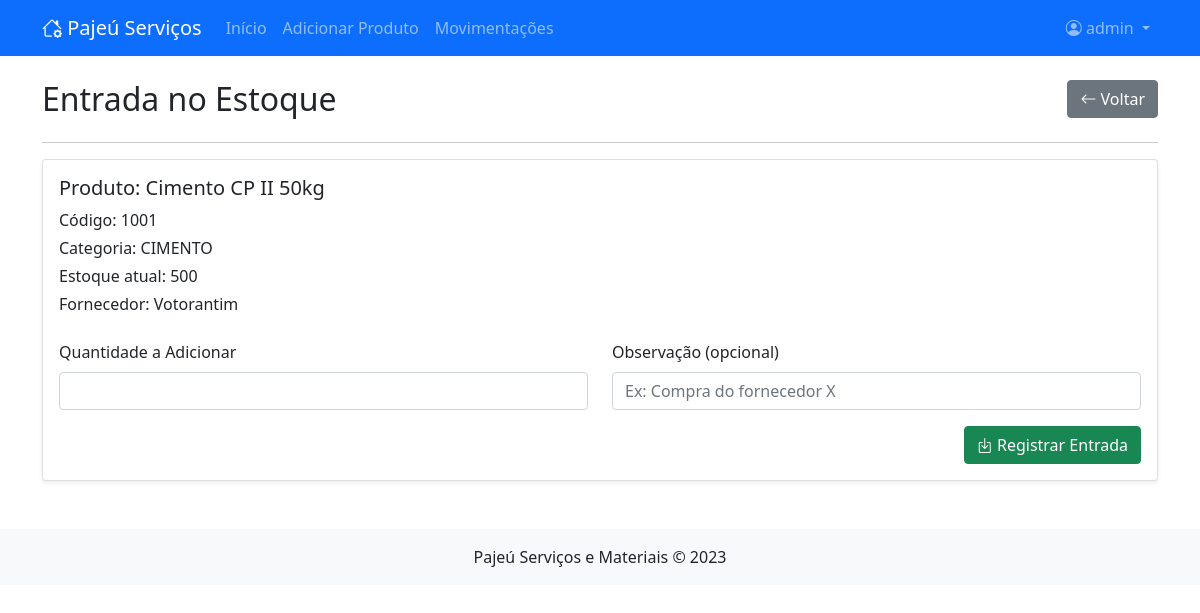
/entrada/1 (signed in), run on the app's committed database.
### tables this page shows
CREATE TABLE usuarios (
        id INTEGER PRIMARY KEY AUTOINCREMENT,
        username TEXT UNIQUE NOT NULL,
        password_hash TEXT NOT NULL,
        role TEXT NOT NULL DEFAULT 'user',
        nome TEXT NOT NULL,
        email TEXT,
        data_cadastro TEXT NOT NULL
    );

CREATE TABLE produtos (
        id INTEGER PRIMARY KEY AUTOINCREMENT,
        codigo INTEGER UNIQUE NOT NULL,
        descricao TEXT NOT NULL,
        categoria TEXT NOT NULL,
        quantidade INTEGER NOT NULL,
        preco_unitario REAL NOT NULL,
        fornecedor TEXT NOT NULL,
        estoque_minimo INTEGER NOT NULL,
        data_validade TEXT,
        lote TEXT,
        data_cadastro TEXT NOT NULL
    );

### app.py (the view, shortened to what this page needs)
@app.route('/entrada/<int:id>', methods=['GET', 'POST'])
@login_required
def entrada_estoque(id):
    conn = get_db_connection()
    produto = conn.execute('SELECT * FROM produtos WHERE id = ?', (id,)).fetchone()
    conn.close()
    return render_template('entrada_estoque.html', produto=produto)

### app.py (called while the page is built)
def get_db_connection():
    conn = sqlite3.connect('estoque_construcao.db')
    conn.row_factory = sqlite3.Row
    return conn

@login_manager.user_loader
def load_user(user_id):
    conn = get_db_connection()
    user = conn.execute('SELECT * FROM usuarios WHERE id = ?', (user_id,)).fetchone()
    conn.close()
    if user:
        return User(user['id'], user['username'], user['role'])
    return None

### templates/entrada_estoque.html
{% extends "base.html" %}
{% block content %}
<div class="row">
    <div class="col-md-8">
        <h2>Entrada no Estoque</h2>
    </div>
    <div class="col-md-4 text-end">
        <a href="{{ url_for('index') }}" class="btn btn-secondary">
            <i class="bi bi-arrow-left"></i> Voltar
        </a>
    </div>
</div>
<hr>
<div class="card">
    <div class="card-body">
        <div class="mb-4">
            <h5>Produto: {{ produto.descricao }}</h5>
            <p class="mb-1">Código: {{ produto.codigo }}</p>
            <p class="mb-1">Categoria: {{ produto.categoria }}</p>
            <p class="mb-1">Estoque atual: {{ produto.quantidade }}</p>
            <p class="mb-0">Fornecedor: {{ produto.fornecedor }}</p>
        </div>
        <form method="POST">
            <div class="row">
                <div class="col-md-6">
                    <div class="mb-3">
                        <label for="quantidade" class="form-label">Quantidade a Adicionar</label>
                        <input type="number" class="form-control" id="quantidade" name="quantidade" min="1" required>
                    </div>
                </div>
                <div class="col-md-6">
                    <div class="mb-3">
                        <label for="observacao" class="form-label">Observação (opcional)</label>
                        <input type="text" class="form-control" id="observacao" name="observacao" placeholder="Ex: Compra do fornecedor X">
                    </div>
                </div>
            </div>
            <div class="text-end">
                <button type="submit" class="btn btn-success">
                    <i class="bi bi-box-arrow-in-down"></i> Registrar Entrada
                </button>
            </div>
        </form>
    </div>
</div>
{% endblock %}

### templates/base.html (shortened to what this page needs)
<!DOCTYPE html>
<html lang="pt-BR">
<head>
    <link href="https://cdn.jsdelivr.net/npm/bootstrap@5.1.3/dist/css/bootstrap.min.css" rel="stylesheet">
    <link rel="stylesheet" href="https://cdn.jsdelivr.net/npm/bootstrap-icons@1.8.1/font/bootstrap-icons.css">
    <link rel="stylesheet" href="{{ url_for('static', filename='css/estilo.css') }}">
</head>
<body>
    <nav class="navbar navbar-expand-lg navbar-dark bg-primary">
        <div class="container">
            <a class="navbar-brand" href="{{ url_for('index') }}">
                <i class="bi bi-house-gear"></i> Pajeú Serviços
            </a>
            <div class="collapse navbar-collapse" id="navbarNav">
                <ul class="navbar-nav me-auto">
                    <li class="nav-item">
                        <a class="nav-link" href="{{ url_for('index') }}">Início</a>
                    </li>
                    <li class="nav-item">
                        <a class="nav-link" href="{{ url_for('adicionar_produto') }}">Adicionar Produto</a>
                    </li>
                    <li class="nav-item">
                        <a class="nav-link" href="{{ url_for('movimentacoes') }}">Movimentações</a>
                    </li>
                </ul>
                <ul class="navbar-nav ms-auto">
                    {% if current_user.is_authenticated %}
                    <li class="nav-item dropdown">
                        <a class="nav-link dropdown-toggle" href="#" id="navbarDropdown" role="button" data-bs-toggle="dropdown" aria-expanded="false">
                            <i class="bi bi-person-circle"></i> {{ current_user.username }}
                        </a>
                    </li>
                    {% else %}
                    <li class="nav-item">
                        <a class="nav-link" href="{{ url_for('login') }}">Entrar</a>
                    </li>
                    {% endif %}
                </ul>
            </div>
        </div>
    </nav>
    <div class="container mt-4">
        {% block content %}{% endblock %}
    </div>
    <footer class="bg-light text-center mt-5 py-3">
        <div class="container">
            <p class="mb-0">Pajeú Serviços e Materiais &copy; 2023</p>
        </div>
    </footer>
</body>
</html>

### static/css/estilo.css (style rules this page uses)
.card { box-shadow: 0 0.125rem 0.25rem rgba(0, 0, 0, 0.075); border: 1px solid rgba(0, 0, 0, 0.125); }

### data on the page
usuarios: username "admin"
produtos: descricao "Cimento CP II 50kg", codigo "1001", categoria "CIMENTO", quantidade "500", fornecedor "Votorantim"
